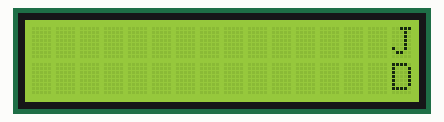
Simulated run of this sketch. Board: Arduino Uno, built with avr-gcc and run on an emulated ATmega328P. On the bench: 16×2 character LCD.

Above: at 0.11 s.
At 0.84 s:
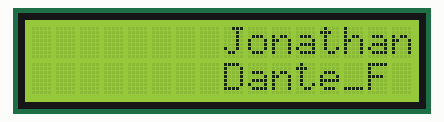
At 1.26 s:
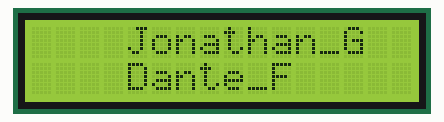
At 1.7 s:
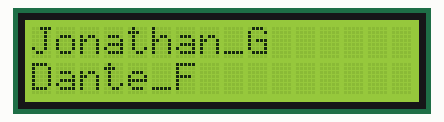

The sketch:

P4A1-NombresLCD.ino
```cpp
# include <LiquidCrystal.h> // importamos o incluimos librerias.

LiquidCrystal lcd(12,11,5,4,3,2); // Definimos los pines que usará el lcd
int indice = 15; // establecemos la totalidad de columnas en un fila de lcd.
void setup() {
  lcd.begin(16,2); // Definimos el lcd de una pantalla 16x2
}

void loop() {
  lcd.setCursor(indice,0); // Definimos que el cursor en la pantalla empezará en la fila y columna indice.
  lcd.print("Jonathan_G      "); // imprime en pantalla el nombre de un integrante del equipo. Se dejan 6 espacios en blanco para completar los 16.
  lcd.setCursor(indice,1); // Definimos que el cursor en la pantalla empezará en la fila 1 y columna indice.
  lcd.print("Dante_F         "); // imprime en pantalla el nombre de un integrante del equipo.Se dejan 6 espacios en blanco para completar los 19.

  // En este if se va reduciendo, para recorrer los nombres de derecha a izquierda
  if (indice > 0){
    indice = indice - 1;
  }
  delay(100); // Retardo de 0.1 seg.
}
```
